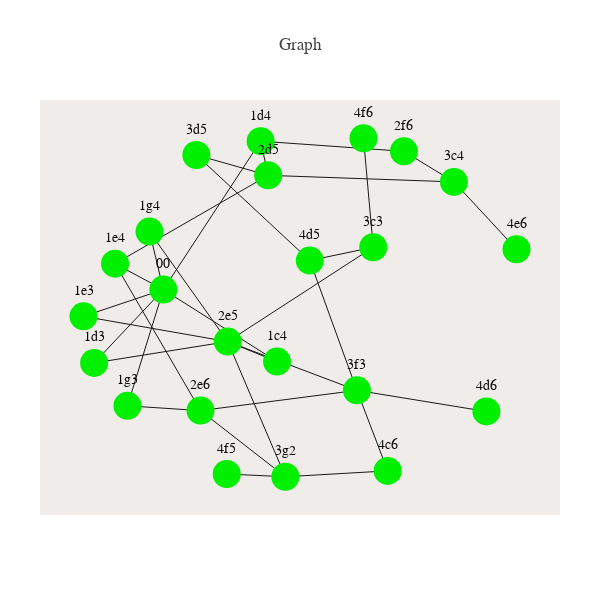

The code cell stored with this chart in its notebook:
### Code cell
plotly.offline.iplot(fig, filename='Tree-Reingold-Tilf')

### Figure 1 — Plotly figure (JSON) as saved in the notebook; plotly's stock layout.template omitted (floating-point values rounded to 4 significant figures)
{"data": [{"hoverinfo": "none", "line": {"color": "rgb(25,25,25)", "width": 1}, "mode": "lines", "type": "scatter", "x": [0.7025, 0.4662, null, 0.7025, 0.6315, null, 0.1015, 0.1845, null, 0.1015, 0.2702, null, 0.4662, 0.3308, null, 0.4662, 0.2702, null, 0.4662, 0.3331, null, 0, 0.1845, null, 0, 0.3331, null, 0.07284, 0.4265, null, 0.07284, 0.1845, null, 0.07284, 0.2702, null, 0.8556, 0.4265, null, 0.8556, 0.74, null, 0.8556, 1, null, 0.1845, 0.447, null, 0.1845, 0.1524, null, 0.1845, 0.4091, null, 0.1845, 0.02456, null, 0.447, 0.3331, null, 0.1524, 0.3331, null, 0.2702, 0.6315, null, 0.3331, 0.6315, null, 0.3331, 0.02456, null, 0.3331, 0.6691, null, 0.6691, 0.6467, null, 0.6691, 0.5226, null, 0.2606, 0.4265, null, 0.2606, 0.5226, null, 0.6315, 0.9305, null, 0.6315, 0.5226, null, 0.4091, 0.4265, null, 0.4091, 0.74, null], "y": [0.01727, 0, null, 0.01727, 0.2542, null, 0.2087, 0.5507, null, 0.2087, 0.1946, null, 0, 0.008126, null, 0, 0.1946, null, 0, 0.3976, null, 0.472, 0.5507, null, 0.472, 0.3976, null, 0.6269, 0.8869, null, 0.6269, 0.5507, null, 0.6269, 0.1946, null, 0.8676, 0.8869, null, 0.8676, 0.9575, null, 0.8676, 0.6694, null, 0.5507, 0.3388, null, 0.5507, 0.7213, null, 0.5507, 0.9875, null, 0.5507, 0.3349, null, 0.3388, 0.3976, null, 0.7213, 0.3976, null, 0.1946, 0.2542, null, 0.3976, 0.2542, null, 0.3976, 0.3349, null, 0.3976, 0.6753, null, 0.6753, 0.996, null, 0.6753, 0.6362, null, 0.9467, 0.8869, null, 0.9467, 0.6362, null, 0.2542, 0.1921, null, 0.2542, 0.6362, null, 0.9875, 0.8869, null, 0.9875, 0.9575, null]}, {"hoverinfo": "text", "marker": {"color": "rgb(0,240,0)", "size": 28, "symbol": "dot"}, "mode": "markers", "text": ["00", "1c4", "1d3", "1d4", "1e3", "1e4", "1g3", "1g4", "2d5", "2e5", "2e6", "2f6", "3c3", "3c4", "3d5", "3f3", "3g2", "4c6", "4d5", "4d6", "4e6", "4f5", "4f6"], "type": "scatter", "x": [0.1845, 0.447, 0.02456, 0.4091, 0, 0.07284, 0.1015, 0.1524, 0.4265, 0.3331, 0.2702, 0.74, 0.6691, 0.8556, 0.2606, 0.6315, 0.4662, 0.7025, 0.5226, 0.9305, 1, 0.3308, 0.6467], "y": [0.5507, 0.3388, 0.3349, 0.9875, 0.472, 0.6269, 0.2087, 0.7213, 0.8869, 0.3976, 0.1946, 0.9575, 0.6753, 0.8676, 0.9467, 0.2542, 0, 0.01727, 0.6362, 0.1921, 0.6694, 0.008126, 0.996]}], "layout": {"annotations": [{"font": {"color": "rgb(10,10,10)", "size": 14}, "showarrow": false, "text": "00", "x": 0.1845, "xref": "x1", "y": 0.6257, "yref": "y1"}, {"font": {"color": "rgb(10,10,10)", "size": 14}, "showarrow": false, "text": "1c4", "x": 0.447, "xref": "x1", "y": 0.4138, "yref": "y1"}, {"font": {"color": "rgb(10,10,10)", "size": 14}, "showarrow": false, "text": "1d3", "x": 0.02456, "xref": "x1", "y": 0.4099, "yref": "y1"}, {"font": {"color": "rgb(10,10,10)", "size": 14}, "showarrow": false, "text": "1d4", "x": 0.4091, "xref": "x1", "y": 1.062, "yref": "y1"}, {"font": {"color": "rgb(10,10,10)", "size": 14}, "showarrow": false, "text": "1e3", "x": 0, "xref": "x1", "y": 0.547, "yref": "y1"}, {"font": {"color": "rgb(10,10,10)", "size": 14}, "showarrow": false, "text": "1e4", "x": 0.07284, "xref": "x1", "y": 0.7019, "yref": "y1"}, {"font": {"color": "rgb(10,10,10)", "size": 14}, "showarrow": false, "text": "1g3", "x": 0.1015, "xref": "x1", "y": 0.2837, "yref": "y1"}, {"font": {"color": "rgb(10,10,10)", "size": 14}, "showarrow": false, "text": "1g4", "x": 0.1524, "xref": "x1", "y": 0.7963, "yref": "y1"}, {"font": {"color": "rgb(10,10,10)", "size": 14}, "showarrow": false, "text": "2d5", "x": 0.4265, "xref": "x1", "y": 0.9619, "yref": "y1"}, {"font": {"color": "rgb(10,10,10)", "size": 14}, "showarrow": false, "text": "2e5", "x": 0.3331, "xref": "x1", "y": 0.4726, "yref": "y1"}, {"font": {"color": "rgb(10,10,10)", "size": 14}, "showarrow": false, "text": "2e6", "x": 0.2702, "xref": "x1", "y": 0.2696, "yref": "y1"}, {"font": {"color": "rgb(10,10,10)", "size": 14}, "showarrow": false, "text": "2f6", "x": 0.74, "xref": "x1", "y": 1.032, "yref": "y1"}, {"font": {"color": "rgb(10,10,10)", "size": 14}, "showarrow": false, "text": "3c3", "x": 0.6691, "xref": "x1", "y": 0.7503, "yref": "y1"}, {"font": {"color": "rgb(10,10,10)", "size": 14}, "showarrow": false, "text": "3c4", "x": 0.8556, "xref": "x1", "y": 0.9426, "yref": "y1"}, {"font": {"color": "rgb(10,10,10)", "size": 14}, "showarrow": false, "text": "3d5", "x": 0.2606, "xref": "x1", "y": 1.022, "yref": "y1"}, {"font": {"color": "rgb(10,10,10)", "size": 14}, "showarrow": false, "text": "3f3", "x": 0.6315, "xref": "x1", "y": 0.3292, "yref": "y1"}, {"font": {"color": "rgb(10,10,10)", "size": 14}, "showarrow": false, "text": "3g2", "x": 0.4662, "xref": "x1", "y": 0.075, "yref": "y1"}, {"font": {"color": "rgb(10,10,10)", "size": 14}, "showarrow": false, "text": "4c6", "x": 0.7025, "xref": "x1", "y": 0.09227, "yref": "y1"}, {"font": {"color": "rgb(10,10,10)", "size": 14}, "showarrow": false, "text": "4d5", "x": 0.5226, "xref": "x1", "y": 0.7112, "yref": "y1"}, {"font": {"color": "rgb(10,10,10)", "size": 14}, "showarrow": false, "text": "4d6", "x": 0.9305, "xref": "x1", "y": 0.2671, "yref": "y1"}, {"font": {"color": "rgb(10,10,10)", "size": 14}, "showarrow": false, "text": "4e6", "x": 1, "xref": "x1", "y": 0.7444, "yref": "y1"}, {"font": {"color": "rgb(10,10,10)", "size": 14}, "showarrow": false, "text": "4f5", "x": 0.3308, "xref": "x1", "y": 0.08313, "yref": "y1"}, {"font": {"color": "rgb(10,10,10)", "size": 14}, "showarrow": false, "text": "4f6", "x": 0.6467, "xref": "x1", "y": 1.071, "yref": "y1"}], "autosize": false, "font": {"family": "Balto"}, "height": 600, "hovermode": "closest", "margin": {"b": 85, "l": 40, "pad": 0, "r": 40, "t": 100}, "plot_bgcolor": "#efecea", "showlegend": false, "title": "Graph", "width": 600, "xaxis": {"showgrid": false, "showline": false, "showticklabels": false, "title": "", "zeroline": false}, "yaxis": {"showgrid": false, "showline": false, "showticklabels": false, "title": "", "zeroline": false}}}
